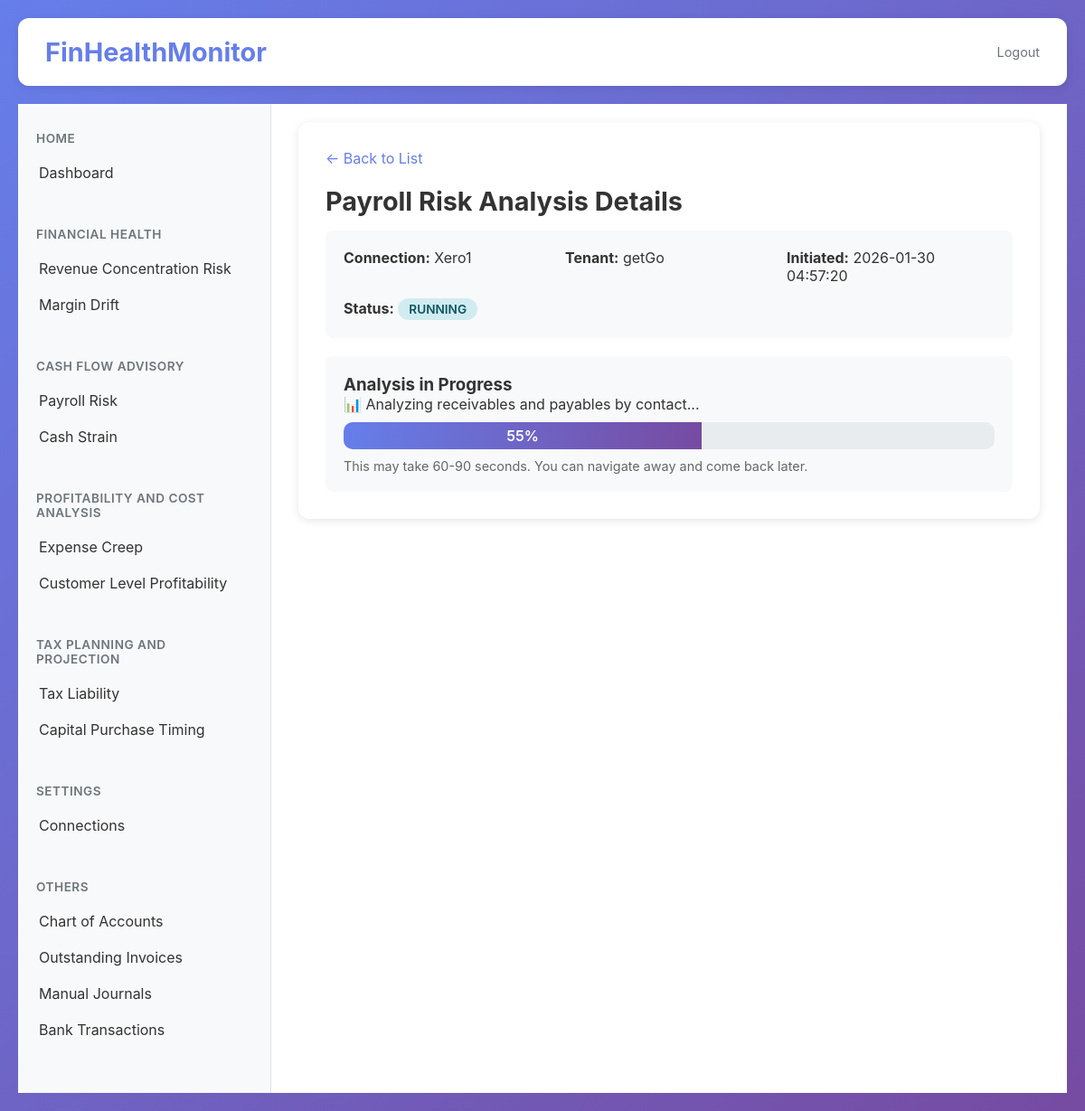
Screenshot of /payroll-risk/b8041db8-e469-4460-b87b-0ef0c77734b6 with the database file from the repository.
### tables this page shows
CREATE TABLE payroll_risk_analyses (
                id TEXT PRIMARY KEY,
                connection_id TEXT NOT NULL,
                connection_name TEXT NOT NULL,
                tenant_id TEXT,
                tenant_name TEXT,
                status TEXT NOT NULL,
                initiated_at TEXT NOT NULL,
                completed_at TEXT,
                result_data TEXT,
                error_message TEXT,
                progress INTEGER DEFAULT 0,
                progress_message TEXT
            );

### app/main.py (the view)
@app.get("/payroll-risk/{analysis_id}", response_class=HTMLResponse)
async def payroll_risk_details(request: Request, analysis_id: str):
    try:
        analysis = payroll_risk_db.get_analysis(analysis_id)
        if not analysis:
            return RedirectResponse(url="/payroll-risk?error=Analysis not found", status_code=303)
        all_connections = connection_manager.get_all_connections()
        xero_connections = [conn for conn in all_connections if conn.get("software") == "xero"]
        for conn in xero_connections:
            if not conn.get("tenants"):
                tenants = connection_manager.get_all_tenants_for_connection(conn["id"])
                conn["tenants"] = tenants if tenants else []
        selector_data = get_connections_for_selector()
        return templates.TemplateResponse(
            "payroll-risk.html",
            {
                "request": request,
                "view_mode": "details",
                "analysis": analysis,
                "connections": xero_connections,
                "categories": selector_data["categories"],
                "error": None
            }
        )
    except Exception as e:
        logger.error(f"Error loading payroll risk details: {str(e)}", exc_info=True)
        return RedirectResponse(url=f"/payroll-risk?error={str(e)}", status_code=303)

### app/templates/payroll-risk.html (shortened to what this page needs)
{% extends "base.html" %}
{% block content %}
<div class="content-section">
    {% if view_mode == "list" %}
        <div class="payroll-risk-header">
            <h2 style="margin: 0;">Payroll Risk Early Warning</h2>
            <button class="new-analysis-btn" onclick="openNewAnalysisModal()">+ New Analysis</button>
        </div>
        {% if error %}
        <div style="background: #f8d7da; color: #721c24; padding: 15px; border-radius: 6px; margin-bottom: 20px;">
            <strong>Error:</strong> {{ error }}
        </div>
        {% endif %}
        {% if analyses %}
        <table class="analyses-table">
            <thead>
                <tr>
                    <th>Date & Time</th>
                    <th>Connection</th>
                    <th>Tenant</th>
                    <th>Status</th>
                    <th>Progress</th>
                    <th>Action</th>
                </tr>
            </thead>
            <tbody>
                {% for analysis in analyses %}
                <tr onclick="window.location.href='/payroll-risk/{{ analysis.id }}'">
                    <td>{{ analysis.initiated_at[:19].replace('T', ' ') }}</td>
                    <td>{{ analysis.connection_name }}</td>
                    <td>{{ analysis.tenant_name or '-' }}</td>
                    <td>
                        <span class="status-badge status-{{ analysis.status }}">
                            {{ analysis.status }}
                        </span>
                    </td>
                    <td>
                        {% if analysis.status|lower == "running" %}
                            {{ analysis.progress or 0 }}%
                        {% elif analysis.status|lower == "completed" %}
                            100%
                        {% else %}
                            -
                        {% endif %}
                    </td>
                    <td>
                        <a href="/payroll-risk/{{ analysis.id }}" class="view-icon" onclick="event.stopPropagation();">👁️</a>
                    </td>
                </tr>
                {% endfor %}
            </tbody>
        </table>
        {% else %}
        <div style="text-align: center; padding: 60px 20px; color: #666;">
            <p style="font-size: 1.2em; margin-bottom: 20px;">No payroll risk analyses yet.</p>
            <button class="new-analysis-btn" onclick="openNewAnalysisModal()">Start Your First Analysis</button>
        </div>
        {% endif %}
        <div id="newAnalysisModal" class="modal">
            <div class="modal-content">
                <div class="modal-header">
                    <h3 style="margin: 0;">Start New Payroll Risk Analysis</h3>
                    <span class="close" onclick="closeNewAnalysisModal()">&times;</span>
                </div>
                <form action="/payroll-risk/new" method="POST" id="newAnalysisForm">
                    <div class="form-group">
                        <label for="connection_id">Connection *</label>
                        <select name="connection_id" id="connection_id" required onchange="updateTenantSelector()">
                            <option value="">Select a connection...</option>
                            {% if connections %}
                                {% for conn in connections %}
                                    {% if conn.software == "xero" %}
                                    <option value="{{ conn.id }}" data-software="{{ conn.software }}">
                                        {{ conn.name }}
                                    </option>
                                    {% endif %}
                                {% endfor %}
                            {% endif %}
                        </select>
                    </div>
                    <div class="form-group" id="tenantGroup" style="display: none;">
                        <label for="tenant_id">Tenant</label>
                        <select name="tenant_id" id="tenant_id">
                            <option value="">Select a tenant...</option>
                        </select>
                    </div>
                    <div style="display: flex; gap: 10px; justify-content: flex-end; margin-top: 30px;">
                        <button type="button" class="btn btn-secondary" onclick="closeNewAnalysisModal()">Cancel</button>
                        <button type="submit" class="btn btn-primary">Start Analysis</button>
                    </div>
                </form>
            </div>
        </div>
    {% elif view_mode == "details" %}
        <div style="margin-bottom: 20px;">
            <a href="/payroll-risk" style="color: #667eea; text-decoration: none;">← Back to List</a>
        </div>
        <h2>Payroll Risk Analysis Details</h2>
        <div style="background: #f8f9fa; padding: 20px; border-radius: 8px; margin-bottom: 20px;">
            <div style="display: grid; grid-template-columns: repeat(auto-fit, minmax(200px, 1fr)); gap: 15px;">
                <div>
                    <strong>Connection:</strong> {{ analysis.connection_name }}
                </div>
                <div>
                    <strong>Tenant:</strong> {{ analysis.tenant_name or 'N/A' }}
                </div>
                <div>
                    <strong>Initiated:</strong> {{ analysis.initiated_at[:19].replace('T', ' ') }}
                </div>
                <div>
                    <strong>Status:</strong>
                    <span class="status-badge status-{{ analysis.status }}">
                        {{ analysis.status }}
                    </span>
                </div>
            </div>
        </div>
        {% if analysis.status == "running" %}
            <div class="progress-container">
                <h3>Analysis in Progress</h3>
                <p id="progress-message">{{ analysis.progress_message or "Initializing..." }}</p>
                <div class="progress-bar">
                    <div class="progress-fill" id="progress-fill" style="width: {{ analysis.progress or 0 }}%;">
                        {{ analysis.progress or 0 }}%
                    </div>
                </div>
                <p style="color: #666; margin-top: 10px; font-size: 0.9em;">This may take 60-90 seconds. You can navigate away and come back later.</p>
            </div>
        {% elif analysis.status|lower == "failed" %}
            <div style="background: #f8d7da; color: #721c24; padding: 20px; border-radius: 8px;">
                <h3>Analysis Failed</h3>
                <p><strong>Error:</strong> {{ analysis.error_message or "Unknown error" }}</p>
            </div>
        {% endif %}
    {% endif %}
</div>
{% endblock %}

### static/css/style.css (style rules this page uses)
* { margin: 0; padding: 0; box-sizing: border-box; }
body { font-family: -apple-system, BlinkMacSystemFont, 'Segoe UI', Roboto, 'Helvetica Neue', Arial, sans-serif; background: linear-gradient(135deg, #667eea 0%, #764ba2 100%); min-height: 100vh; padding: 20px; color: #333; }
.content-section { background: white; border-radius: 12px; padding: 30px; margin-bottom: 20px; box-shadow: 0 2px 10px rgba(0, 0, 0, 0.1); }
.content-section h2 { color: #333; margin-bottom: 15px; font-size: 1.8em; }
.status-badge { display: inline-block; padding: 4px 12px; border-radius: 12px; font-size: 0.85em; font-weight: 600; text-transform: uppercase; }

### app/templates/payroll-risk.html (style rules this page uses)
.status-badge { display: inline-block; padding: 4px 12px; border-radius: 12px; font-size: 0.85em; font-weight: 600; text-transform: uppercase; }
.status-running { background: #d1ecf1; color: #0c5460; }
.progress-container { margin-top: 20px; padding: 20px; background: #f8f9fa; border-radius: 8px; }
.progress-bar { width: 100%; height: 30px; background: #e9ecef; border-radius: 10px; overflow: hidden; margin-top: 10px; }
.progress-fill { background: linear-gradient(90deg, #667eea 0%, #764ba2 100%); height: 100%; width: 0%; transition: width 0.3s ease; display: flex; align-items: center; justify-content: center; color: white; font-weight: 600; }

### rows the page displays
payroll_risk_analyses: connection_name "Xero1", tenant_name "getGo", initiated_at "2026-01-30 04:57:20", status "RUNNING", progress_message "📊 Analyzing receivables and payables by contact...", progress "55"
